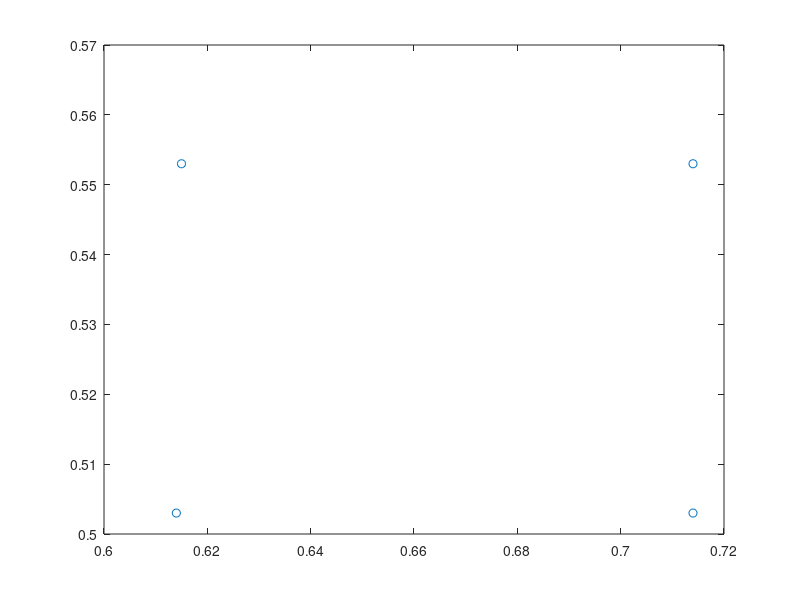

The MATLAB script that drew this image: (Note: this script raises an error after producing the figure.)
p1 = [0.615; 0.553];
p2 = [0.714; 0.553];
p3 = [0.714; 0.503];
p4 = [0.614; 0.503];

th = 60*pi/180;

R = [cos(th) -sin(th); sin(th) cos(th)];

pNew1 = R*p1;
pNew2 = R*p2;
pNew3 = R*p3;
pNew4 = R*p4;

x = [p1(1) p2(1) p3(1) p4(1)];
y = [p1(2) p2(2) p3(2) p4(2)];

plot(x,y,'o')

hold on 

xN = [pNew1(1) pNew2(1) pNew3(1) pNew4(1)];
yN = [pNew1(2) pNew2(2) pNew3(2) pNew4(2)];

scatter(xN,yN,'o', 'k')
